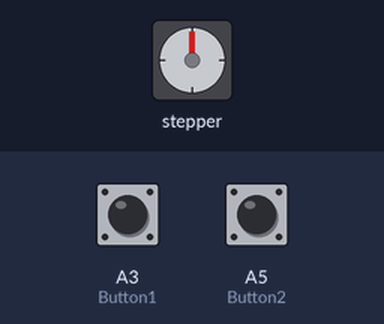
The sketch below on a simulated Arduino Uno, built with avr-gcc and run on an emulated ATmega328P. On the bench: stepper motor. The test bench sets the inputs (shaded band); at power-on: A3 (Button1) HIGH, A5 (Button2) HIGH. Stepper angles assume 2048 steps per turn.

Above: at 1.2 s.
1.3 s: A3 (Button1) pulled LOW for 0.15 s
At 2.7 s:
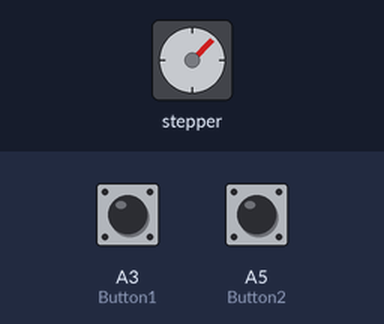
3.5 s: A5 (Button2) pulled LOW for 1 s
At 6.1 s:
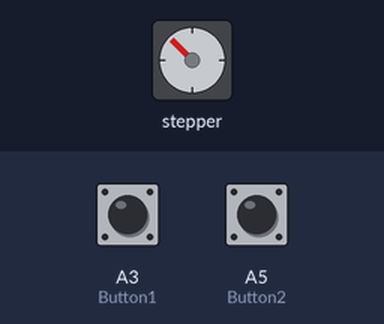
6.5 s: A5 (Button2) pulled LOW for 0.15 s
At 8.4 s:
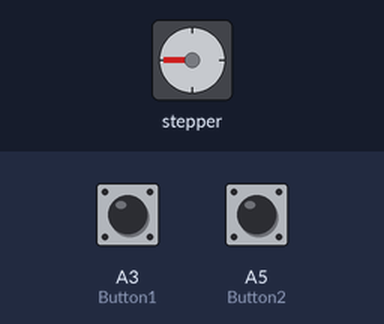
8.7 s: A3 (Button1) pulled LOW for 3.2 s
At 12.8 s:
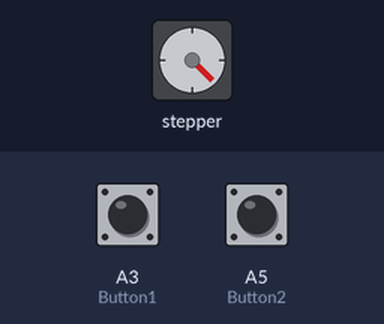
13.8 s: A3 (Button1) pulled LOW for 1 s
At 16.5 s:
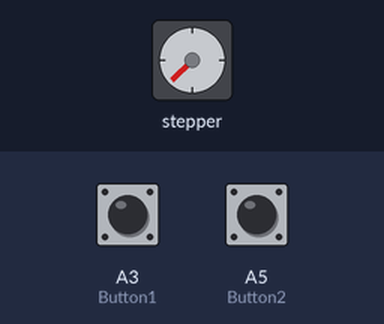
16.8 s: A3 (Button1) pulled LOW for 0.15 s
At 17.25 s:
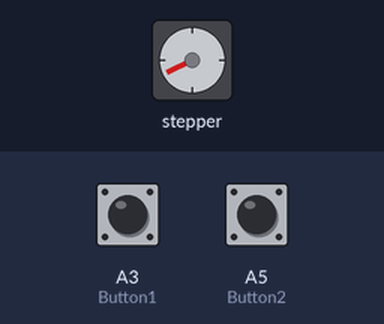
Timing chart, 0 to 19.8 s (numbered marks = the images above; inputs shaded):
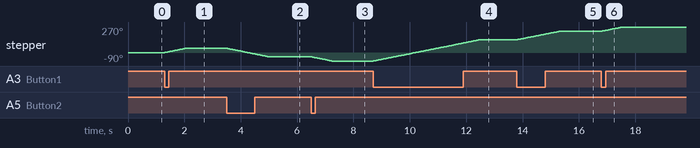

The sketch:

Task2-Stepper.ino
```cpp
#include <Stepper.h>

// two button inputs
int Button1 = A3;
int Button2 = A5;

// Stepper motor instance of class Stepper
Stepper stepper(2048, 8, 6, 7, 5);

void setup() {
	stepper.setSpeed(10);
}

void loop() {
	if(!digitalRead(Button1)){
		stepper.step(256);
	}
	if(!digitalRead(Button2)){
		stepper.step(-256);
	}
}
```

Measured:
- after the input at 1.3 s, stepper: turns 45° clockwise in 0.74 s, starting at once
- after the input at 3.5 s, stepper: turns 90° counter-clockwise in 1.5 s, starting at once
- after the input at 6.5 s, stepper: turns 45° counter-clockwise in 0.73 s, starting at once
- after the input at 8.7 s, stepper: turns 225° clockwise in 3.8 s, starting at once
- after the input at 13.8 s, stepper: turns 90° clockwise in 1.5 s, starting at once
- after the input at 16.8 s, stepper: turns 45° clockwise in 0.74 s, starting at once
